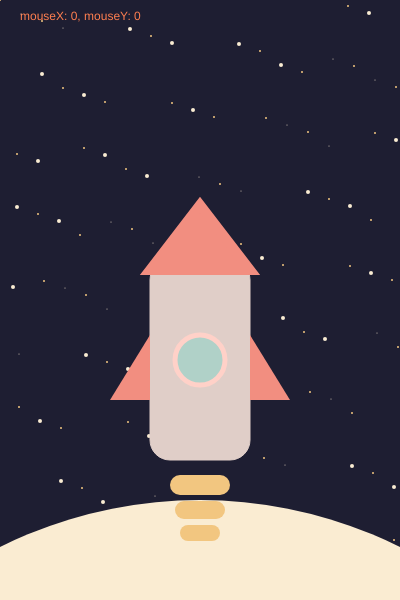
Frame 1 (no input)
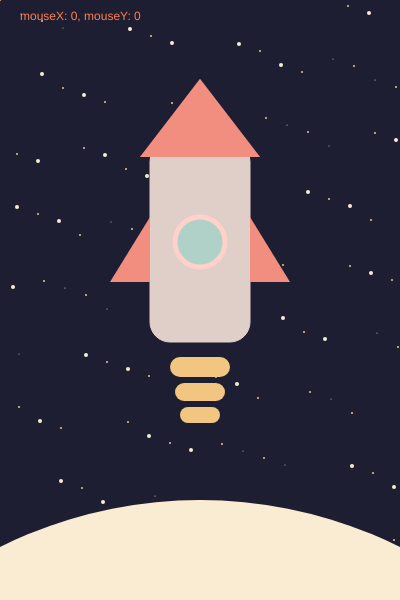
Frame 60 (no input)
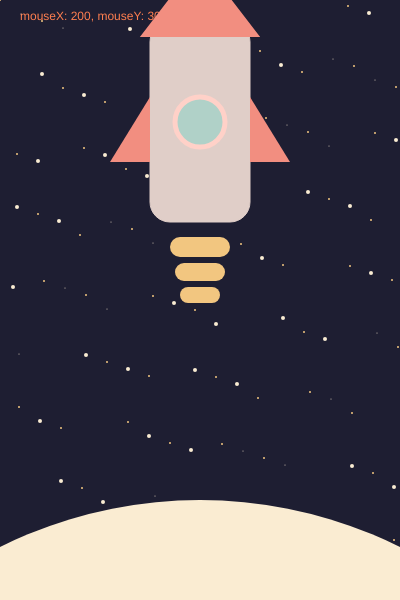
Frame 120 (the mouse pressed at the canvas centre since frame 60)

The p5.js sketch that drew these frames (run headless with seeded random() and noise() and a simulated clock; from frame 60 on, the mouse is pressed at the canvas centre):

// p5.js sketch
// ── sketch.js
// definire variaibili dimensioni
let xMax = 400;
let yMax = 600;

let xrocket = xMax/2 //x del razzo a metà di x max
let yrocket = yMax*0.6;

function setup() {
  createCanvas(xMax, yMax); 
  // dimensione canvas
  frameRate(100)
  // indicare frame x second
}


function draw() {
  background(30,30,50);
  // colore background
  // ora voglio mostrare testo bianco che dice coordinate 
  // del mouse su foglio da disegno
  fill("coral") // colore text
  text ("mouseX: "+ mouseX + ", mouseY: " + mouseY,20,20)
  
  push ()
  // ripetiamo ciclo fino a che i è minore di 40 (partendo da 0)

  for (let i=0; i<120; i++){
    // i = 0, ripeti il ciclo finchè i<120, somma 1 dopo ogni interazione
      let starX = (i*37)  % width + (i%3)*5
      let starY = (i*73) % height + (i%7)
    // operatore modulo %
    // stella a quando i è pari
    // stella b per ogni i divisibile per 3

    if (i % 2 == 0){ //se n. iteazione diviso 2 da' resto 0 fai questo
      // stella tipo a
    fill (242, 198, 128)
    strokeWeight (0)
    ellipse (starX,starY,2)
    }
    else if (i % 3 == 0){ //se n. iterazione diviso 3 da' resto 0 fai questo
      // stella tipo b
    fill (250, 236, 210)
    strokeWeight (0)
    ellipse (starX,starY,1)
    }
    else { //in qualsiasi altro caso fai questo
          fill (250, 236, 210)
    strokeWeight (0)
    ellipse (starX,starY,4)
    }
    
  }
  
  fill (250, 236, 210)
  strokeWeight (0)
  circle ( 200,950, 900)
  
  pop ()
  
  // aprire contesto di disegno
  push()
  
  fill(224, 206, 200)
  stroke (224, 206, 200)
  rectMode (CENTER)
  rect(xrocket,yrocket,100,200,20)
  

  strokeWeight (5)
  fill (176, 209, 200)
  stroke (300, 209, 200)
  circle (xrocket, yrocket, 50)

  
  fill (242, 142, 128)
  stroke (242, 142, 128)
  strokeWeight (10)
  triangle (xrocket-50,yrocket-90,xrocket,yrocket-155,xrocket+50,yrocket-90)

  strokeWeight (0)
  triangle (xrocket-50,yrocket+40,xrocket-90,yrocket+40,xrocket-50,yrocket-25)

  triangle (xrocket+50,yrocket+40,xrocket+90,yrocket+40,xrocket+50,yrocket-25)

  fill (242, 198, 128)
  rect (xrocket,yrocket+125,60,20,20)
  rect (xrocket,yrocket+150,50,18,18)
  rect (xrocket,yrocket+173,40,16,16)

 

  // chiudere contesto di disegno
  pop()

  //disegnare 120 stelle di tre tipi: a,b,c,
  // essenzialmente disegno fino a che non ho 120 stelle

  yrocket = (yrocket - 2);
  // quando la yrocket è oltre certa soglia, allora resettiamo y
  let soglia = - (yMax*0.5)
  if (yrocket < soglia) {
    yrocket = yMax
  }

  // push ()
  // let circleRadius = 10
  // circle (xMax/2, yMax/2, circleRadius)


  // pop ()
  


 
  


  
}
